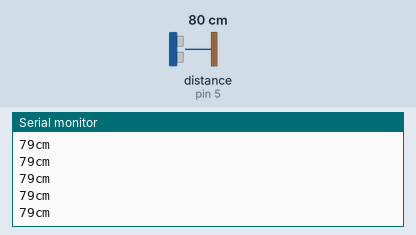
This sketch was run on a simulated Arduino Uno, built with avr-gcc and run on an emulated ATmega328P. Parts: the last lines printed to the serial monitor. Wiring (inferred from the names in the program): ultrasonic range finder: trigger pin 4; echo pin 5. The test bench sets the inputs (shaded band); at power-on: distance to the obstacle (sensor on pin 5) 80 cm. The echo pulse lasts 58.3 µs per cm.

Above: at 1.2 s.
1.3 s: distance to the obstacle (sensor on pin 5) set to 35 cm
At 2.2 s:
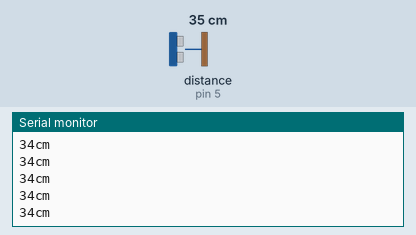
4.3 s: distance to the obstacle (sensor on pin 5) set to 2 cm
At 5.4 s:
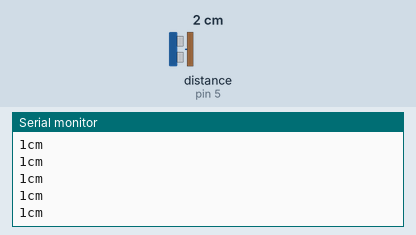
Timing chart, 0 to 7.3 s (numbered marks = the images above; inputs shaded):
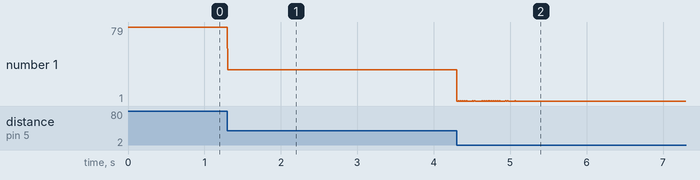

The sketch:

radar_testB.ino
```cpp
int trigPin = 4;    // Trigger
int echoPin = 5;    // Echo
long duration, cm;

void setup()
{
  Serial.begin (9600);
  pinMode(trigPin, OUTPUT);
  pinMode(echoPin, INPUT);
}

void loop() {
  digitalWrite(trigPin, LOW);
  delayMicroseconds(5);
  digitalWrite(trigPin, HIGH);
  delayMicroseconds(10);
  digitalWrite(trigPin, LOW);

  pinMode(echoPin, INPUT);
  duration = pulseIn(echoPin, HIGH);

  cm = (duration/2) / 29.1;     // Divide by 29.1 or multiply by 0.0343

  Serial.print(cm);
  Serial.print("cm");
  Serial.println();

 delay(4);
}
```

Measured:
- after the input at 1.3 s, the serial monitor: prints a new line at once (image 1)
- after the input at 4.3 s, the serial monitor: prints a new line at once (image 2)
- plotted number 1: 79 → 34 after the input at 1.3 s, 34 → 1 after the input at 4.3 s
